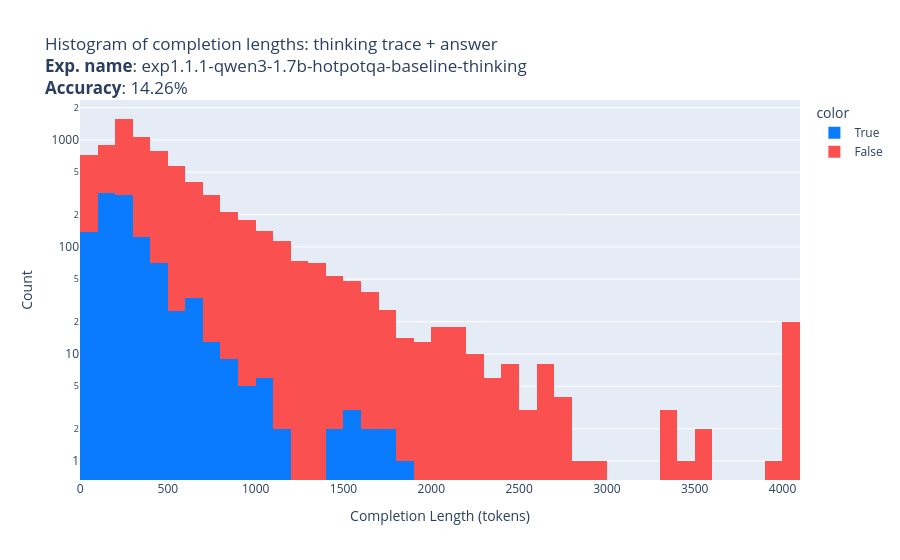
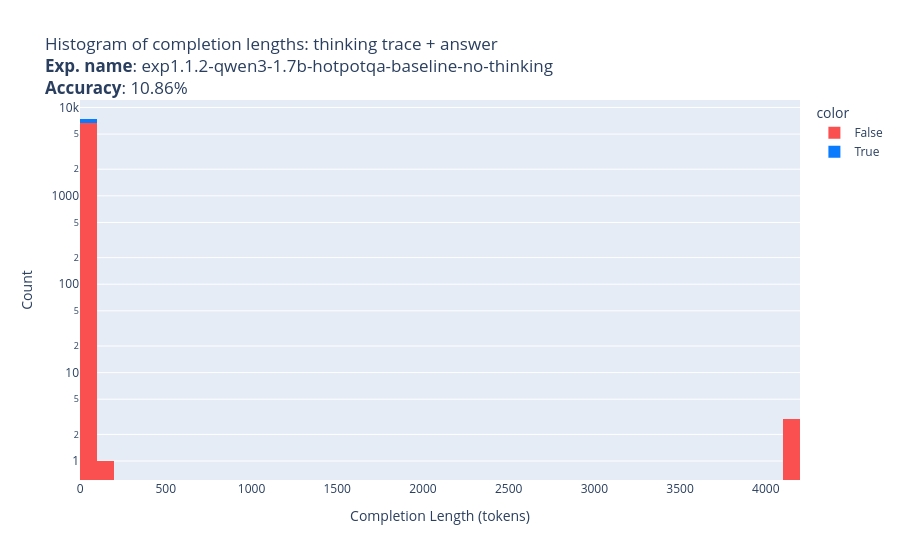
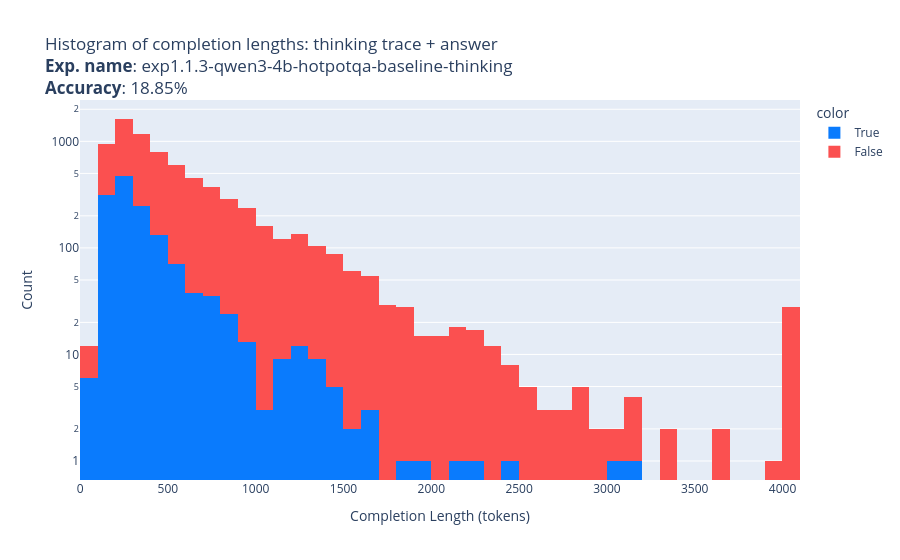
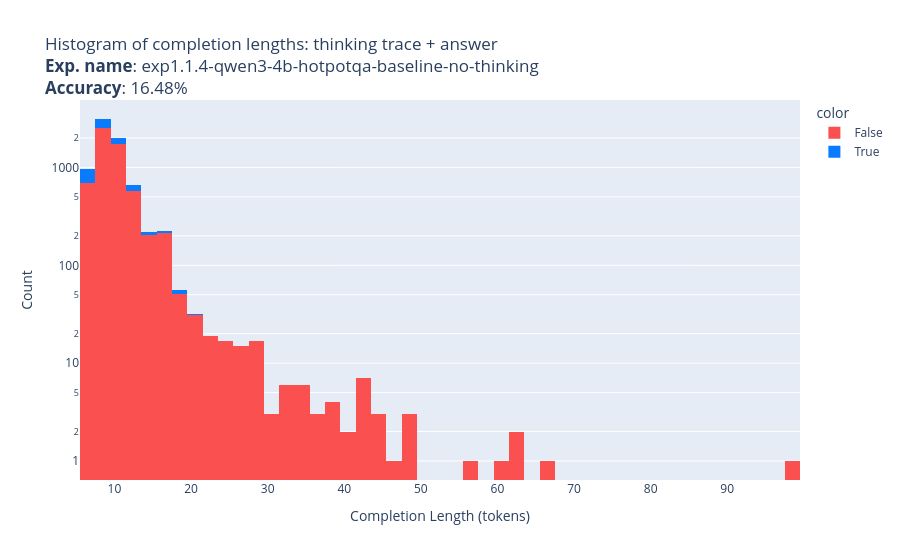

The notebook cell saved with these charts, in order:
### Code cell
exp_names = list_exp_names()

accumulator = []
for exp_name, tok in exp_name_and_tok_pairs:
    exp_dir = find_exp_dir_by_name(exp_name)
    res_df = pd.read_csv(exp_dir / 'data' / 'results.csv')

    accuracy = res_df['oracle_result'].mean()
    
    res_df['completion_length'] = res_df['completion'].apply(get_completion_from_raw_output).apply(lambda x: get_token_len(x, tok))
    res_df['experiment'] = exp_name
    res_df['model'] = '-'.join(exp_name.split('-')[1:3])
    res_df['thinking'] = not exp_name.endswith('no-thinking')
    
    res_df['trace_length'] = 0
    if res_df['thinking'][0]:
        res_df['trace_length'] = res_df['trace'].apply(lambda x: get_token_len(x, tok))

    accumulator.append(res_df)

    title = f'Histogram of completion lengths: thinking trace + answer<br>' \
            f'<b>Exp. name</b>: {exp_name}<br><b>Accuracy</b>: {accuracy * 100:.2f}%'
    fig = px.histogram(res_df['completion_length'],
                       nbins=50,
                       color=res_df['oracle_result'],
                       log_y=True,
                       title=title,
                       barmode='relative',
                #        color_discrete_map={True: 'blue', False: 'red'}
                       color_discrete_map={True: "#0A7BFD", False: "#FB5050"}
                       )
    fig.update_xaxes(title_text='Completion Length (tokens)')
    fig.update_yaxes(title_text='Count')
    fig.show()

df = pd.concat(accumulator, ignore_index=True)

### Figure 1 — Plotly figure (JSON) as saved in the notebook; plotly's stock layout.template omitted (floating-point values rounded to 4 significant figures; data arrays with more than 128 entries replaced by an {"elided": "..."} marker saying what was removed)
{"data": [{"bingroup": "x", "hovertemplate": "color=True<br>value=%{x}<br>count=%{y}<extra></extra>", "legendgroup": "True", "marker": {"color": "#0A7BFD", "pattern": {"shape": ""}}, "name": "True", "nbinsx": 50, "orientation": "v", "showlegend": true, "type": "histogram", "x": {"elided": "1056 int values"}, "xaxis": "x", "yaxis": "y"}, {"bingroup": "x", "hovertemplate": "color=False<br>value=%{x}<br>count=%{y}<extra></extra>", "legendgroup": "False", "marker": {"color": "#FB5050", "pattern": {"shape": ""}}, "name": "False", "nbinsx": 50, "orientation": "v", "showlegend": true, "type": "histogram", "x": {"elided": "6349 int values"}, "xaxis": "x", "yaxis": "y"}], "layout": {"barmode": "relative", "legend": {"title": {"text": "color"}, "tracegroupgap": 0}, "title": {"text": "Histogram of completion lengths: thinking trace + answer<br><b>Exp. name</b>: exp1.1.1-qwen3-1.7b-hotpotqa-baseline-thinking<br><b>Accuracy</b>: 14.26%"}, "xaxis": {"anchor": "y", "domain": [0, 1], "title": {"text": "Completion Length (tokens)"}}, "yaxis": {"anchor": "x", "domain": [0, 1], "title": {"text": "Count"}, "type": "log"}}}

### Figure 2 — Plotly figure (JSON) as saved in the notebook; plotly's stock layout.template omitted (floating-point values rounded to 4 significant figures; data arrays with more than 128 entries replaced by an {"elided": "..."} marker saying what was removed)
{"data": [{"bingroup": "x", "hovertemplate": "color=False<br>value=%{x}<br>count=%{y}<extra></extra>", "legendgroup": "False", "marker": {"color": "#FB5050", "pattern": {"shape": ""}}, "name": "False", "nbinsx": 50, "orientation": "v", "showlegend": true, "type": "histogram", "x": {"elided": "6601 int values"}, "xaxis": "x", "yaxis": "y"}, {"bingroup": "x", "hovertemplate": "color=True<br>value=%{x}<br>count=%{y}<extra></extra>", "legendgroup": "True", "marker": {"color": "#0A7BFD", "pattern": {"shape": ""}}, "name": "True", "nbinsx": 50, "orientation": "v", "showlegend": true, "type": "histogram", "x": {"elided": "804 int values"}, "xaxis": "x", "yaxis": "y"}], "layout": {"barmode": "relative", "legend": {"title": {"text": "color"}, "tracegroupgap": 0}, "title": {"text": "Histogram of completion lengths: thinking trace + answer<br><b>Exp. name</b>: exp1.1.2-qwen3-1.7b-hotpotqa-baseline-no-thinking<br><b>Accuracy</b>: 10.86%"}, "xaxis": {"anchor": "y", "domain": [0, 1], "title": {"text": "Completion Length (tokens)"}}, "yaxis": {"anchor": "x", "domain": [0, 1], "title": {"text": "Count"}, "type": "log"}}}

### Figure 3 — Plotly figure (JSON) as saved in the notebook; plotly's stock layout.template omitted (floating-point values rounded to 4 significant figures; data arrays with more than 128 entries replaced by an {"elided": "..."} marker saying what was removed)
{"data": [{"bingroup": "x", "hovertemplate": "color=True<br>value=%{x}<br>count=%{y}<extra></extra>", "legendgroup": "True", "marker": {"color": "#0A7BFD", "pattern": {"shape": ""}}, "name": "True", "nbinsx": 50, "orientation": "v", "showlegend": true, "type": "histogram", "x": {"elided": "1396 int values"}, "xaxis": "x", "yaxis": "y"}, {"bingroup": "x", "hovertemplate": "color=False<br>value=%{x}<br>count=%{y}<extra></extra>", "legendgroup": "False", "marker": {"color": "#FB5050", "pattern": {"shape": ""}}, "name": "False", "nbinsx": 50, "orientation": "v", "showlegend": true, "type": "histogram", "x": {"elided": "6009 int values"}, "xaxis": "x", "yaxis": "y"}], "layout": {"barmode": "relative", "legend": {"title": {"text": "color"}, "tracegroupgap": 0}, "title": {"text": "Histogram of completion lengths: thinking trace + answer<br><b>Exp. name</b>: exp1.1.3-qwen3-4b-hotpotqa-baseline-thinking<br><b>Accuracy</b>: 18.85%"}, "xaxis": {"anchor": "y", "domain": [0, 1], "title": {"text": "Completion Length (tokens)"}}, "yaxis": {"anchor": "x", "domain": [0, 1], "title": {"text": "Count"}, "type": "log"}}}

### Figure 4 — Plotly figure (JSON) as saved in the notebook; plotly's stock layout.template omitted (floating-point values rounded to 4 significant figures; data arrays with more than 128 entries replaced by an {"elided": "..."} marker saying what was removed)
{"data": [{"bingroup": "x", "hovertemplate": "color=False<br>value=%{x}<br>count=%{y}<extra></extra>", "legendgroup": "False", "marker": {"color": "#FB5050", "pattern": {"shape": ""}}, "name": "False", "nbinsx": 50, "orientation": "v", "showlegend": true, "type": "histogram", "x": {"elided": "6185 int values"}, "xaxis": "x", "yaxis": "y"}, {"bingroup": "x", "hovertemplate": "color=True<br>value=%{x}<br>count=%{y}<extra></extra>", "legendgroup": "True", "marker": {"color": "#0A7BFD", "pattern": {"shape": ""}}, "name": "True", "nbinsx": 50, "orientation": "v", "showlegend": true, "type": "histogram", "x": {"elided": "1220 int values"}, "xaxis": "x", "yaxis": "y"}], "layout": {"barmode": "relative", "legend": {"title": {"text": "color"}, "tracegroupgap": 0}, "title": {"text": "Histogram of completion lengths: thinking trace + answer<br><b>Exp. name</b>: exp1.1.4-qwen3-4b-hotpotqa-baseline-no-thinking<br><b>Accuracy</b>: 16.48%"}, "xaxis": {"anchor": "y", "domain": [0, 1], "title": {"text": "Completion Length (tokens)"}}, "yaxis": {"anchor": "x", "domain": [0, 1], "title": {"text": "Count"}, "type": "log"}}}
